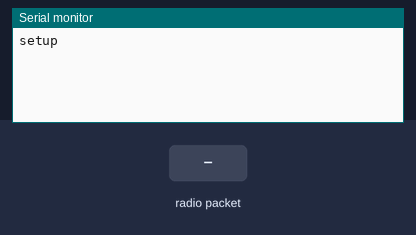
The sketch below on a simulated Arduino Uno, built with avr-gcc and run on an emulated ATmega328P. Shown: the last lines printed to the serial monitor. The test bench sets the inputs (shaded band). No radio packets arrive unless stated.

Above: at 1.2 s.
1.3 s: radio packet "1" arrives
At 2.2 s:
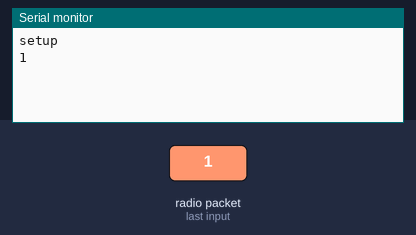
2.8 s: radio packet "0" arrives
At 3.3 s:
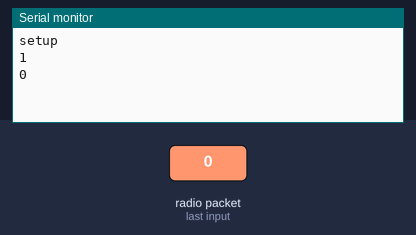
4.3 s: radio packet "2" arrives
At 5.7 s:
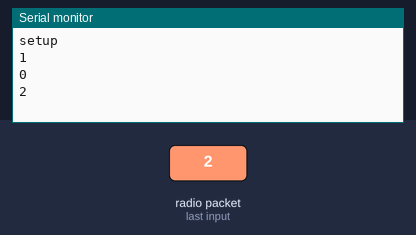

The sketch:

receiver2.ino
```cpp
// (licence header left out)
#include <VirtualWire.h>

void setup()
{
    Serial.begin(9600);  // Debugging only
    Serial.println("setup");

    // Initialise the IO and ISR
    vw_set_ptt_inverted(true); // Required for DR3100
    vw_set_rx_pin(11);
    vw_setup(2000);  // Bits per sec

    vw_rx_start();       // Start the receiver PLL running
}

void loop()
{
    uint8_t buf[VW_MAX_MESSAGE_LEN];
    uint8_t buflen = VW_MAX_MESSAGE_LEN;

    if (vw_get_message(buf, &buflen)) // Non-blocking
    {
  int i =0;
  for (i = 0; i < buflen; i++)
  {
      char a =buf[i];
      Serial.print(a);
//      Serial.println(buf[i],HEX);
      Serial.print(" ");
  }
  Serial.println();


    }
}
```

Measured:
- after the input at 1.3 s, the serial monitor: prints a new line at once (image 1)
- after the input at 2.8 s, the serial monitor: prints a new line at once (image 2)
- after the input at 4.3 s, the serial monitor: prints a new line at once (image 3)
